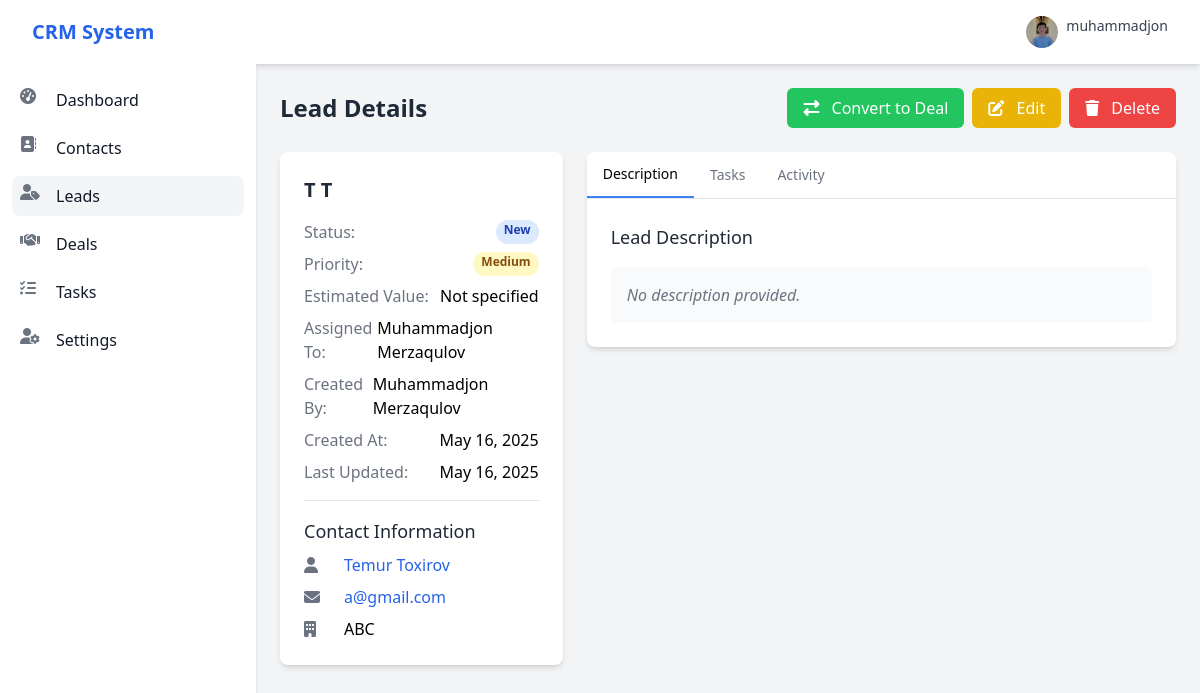
The page /leads/1/ (signed in) on the database its author committed.
### accounts/models.py (models this page shows, shortened)
class Profile(models.Model):
    user = models.OneToOneField(User, on_delete=models.CASCADE)
    bio = models.TextField(max_length=500, blank=True)
    phone_number = models.CharField(max_length=20, blank=True)
    position = models.CharField(max_length=100, blank=True)
    profile_image = models.ImageField(upload_to='profile_pics', default='default.jpg')

### leads/models.py (models this page shows, shortened)
class Lead(models.Model):
    STATUS_CHOICES = [
        ('new', 'New'),
        ('contacted', 'Contacted'),
        ('qualified', 'Qualified'),
        ('unqualified', 'Unqualified'),
        ('converted', 'Converted'),
    ]
    PRIORITY_CHOICES = [
        ('low', 'Low'),
        ('medium', 'Medium'),
        ('high', 'High'),
    ]
    contact = models.ForeignKey(Contact, on_delete=models.CASCADE, related_name='leads')
    title = models.CharField(max_length=200)
    description = models.TextField(blank=True, null=True)
    status = models.CharField(max_length=20, choices=STATUS_CHOICES, default='new')
    priority = models.CharField(max_length=10, choices=PRIORITY_CHOICES, default='medium')
    estimated_value = models.DecimalField(max_digits=10, decimal_places=2, blank=True, null=True)
    assigned_to = models.ForeignKey(User, on_delete=models.SET_NULL, null=True, blank=True,
                                    related_name='assigned_leads')
    created_by = models.ForeignKey(User, on_delete=models.CASCADE, related_name='created_leads')
    created_at = models.DateTimeField(auto_now_add=True)
    updated_at = models.DateTimeField(auto_now=True)
    class Meta:
        ordering = ['-created_at']

### contacts/models.py (models this page shows, shortened)
class Contact(models.Model):
    LEAD_SOURCE_CHOICES = [
        ('website', 'Website'),
        ('referral', 'Referral'),
        ('social_media', 'Social Media'),
        ('email', 'Email Campaign'),
        ('other', 'Other'),
    ]
    first_name = models.CharField(max_length=100)
    last_name = models.CharField(max_length=100)
    email = models.EmailField(unique=True)
    phone = models.CharField(max_length=15, blank=True, null=True)
    company = models.CharField(max_length=100, blank=True, null=True)
    position = models.CharField(max_length=100, blank=True, null=True)
    address = models.TextField(blank=True, null=True)
    source = models.CharField(max_length=20, choices=LEAD_SOURCE_CHOICES, default='other')
    notes = models.TextField(blank=True, null=True)
    assigned_to = models.ForeignKey(User, on_delete=models.SET_NULL, null=True, blank=True,
                                    related_name='assigned_contacts')
    created_by = models.ForeignKey(User, on_delete=models.CASCADE, related_name='created_contacts')
    created_at = models.DateTimeField(auto_now_add=True)
    updated_at = models.DateTimeField(auto_now=True)
    class Meta:
        ordering = ['-created_at']

### leads/views.py (the view)
# urls.py: path('<int:pk>/', views.lead_detail, name='lead_detail'),
@login_required
def lead_detail(request, pk):
    lead = get_object_or_404(Lead, pk=pk)
    return render(request, 'leads/lead_detail.html', {'lead': lead})

### templates/leads/lead_detail.html (shortened to what this page needs)
{% extends 'base.html' %}
{% block content %}
<div class="container mx-auto">
    <div class="flex justify-between items-center mb-6">
        <h1 class="text-2xl font-semibold text-gray-800">Lead Details</h1>
        <div class="flex space-x-2">
            {% if lead.status != 'converted' %}
                <a href="{% url 'lead_convert' lead.id %}" class="bg-green-500 hover:bg-green-600 text-white font-medium py-2 px-4 rounded-md">
                    <i class="fas fa-exchange-alt mr-2"></i> Convert to Deal
                </a>
            {% endif %}
            <a href="{% url 'lead_update' lead.id %}" class="bg-yellow-500 hover:bg-yellow-600 text-white font-medium py-2 px-4 rounded-md">
                <i class="fas fa-edit mr-2"></i> Edit
            </a>
            <a href="{% url 'lead_delete' lead.id %}" class="bg-red-500 hover:bg-red-600 text-white font-medium py-2 px-4 rounded-md">
                <i class="fas fa-trash mr-2"></i> Delete
            </a>
        </div>
    </div>
    <div class="grid grid-cols-1 md:grid-cols-3 gap-6">
        <div class="md:col-span-1">
            <div class="bg-white shadow-md rounded-lg overflow-hidden">
                <div class="p-6">
                    <h2 class="text-xl font-semibold text-gray-800 mb-4">{{ lead.title }}</h2>
                    <div class="mb-4">
                        <div class="flex justify-between mb-2">
                            <span class="text-gray-500">Status:</span>
                            <span class="px-2 inline-flex text-xs leading-5 font-semibold rounded-full
                                {% if lead.status == 'new' %}bg-blue-100 text-blue-800
                                {% elif lead.status == 'contacted' %}bg-yellow-100 text-yellow-800
                                {% elif lead.status == 'qualified' %}bg-green-100 text-green-800
                                {% elif lead.status == 'unqualified' %}bg-red-100 text-red-800
                                {% elif lead.status == 'converted' %}bg-purple-100 text-purple-800
                                {% endif %}">
                                {{ lead.get_status_display }}
                            </span>
                        </div>
                        <div class="flex justify-between mb-2">
                            <span class="text-gray-500">Priority:</span>
                            <span class="px-2 inline-flex text-xs leading-5 font-semibold rounded-full
                                {% if lead.priority == 'high' %}bg-red-100 text-red-800
                                {% elif lead.priority == 'medium' %}bg-yellow-100 text-yellow-800
                                {% elif lead.priority == 'low' %}bg-green-100 text-green-800
                                {% endif %}">
                                {{ lead.get_priority_display }}
                            </span>
                        </div>
                        <div class="flex justify-between mb-2">
                            <span class="text-gray-500">Estimated Value:</span>
                            <span class="font-medium">
                                {% if lead.estimated_value %}
                                    ${{ lead.estimated_value }}
                                {% else %}
                                    Not specified
                                {% endif %}
                            </span>
                        </div>
                        <div class="flex justify-between mb-2">
                            <span class="text-gray-500">Assigned To:</span>
                            <span class="font-medium">
                                {% if lead.assigned_to %}
                                    {{ lead.assigned_to.get_full_name|default:lead.assigned_to.username }}
                                {% else %}
                                    Unassigned
                                {% endif %}
                            </span>
                        </div>
                        <div class="flex justify-between mb-2">
                            <span class="text-gray-500">Created By:</span>
                            <span class="font-medium">{{ lead.created_by.get_full_name|default:lead.created_by.username }}</span>
                        </div>
                        <div class="flex justify-between mb-2">
                            <span class="text-gray-500">Created At:</span>
                            <span class="font-medium">{{ lead.created_at|date:"M d, Y" }}</span>
                        </div>
                        <div class="flex justify-between">
                            <span class="text-gray-500">Last Updated:</span>
                            <span class="font-medium">{{ lead.updated_at|date:"M d, Y" }}</span>
                        </div>
                    </div>
                    <div class="border-t pt-4 mt-4">
                        <h3 class="text-lg font-medium text-gray-800 mb-2">Contact Information</h3>
                        <div class="flex items-center mb-2">
                            <div class="w-10 text-gray-500">
                                <i class="fas fa-user"></i>
                            </div>
                            <div class="flex-1">
                                <a href="{% url 'contact_detail' lead.contact.id %}" class="text-blue-600 hover:underline">
                                    {{ lead.contact.first_name }} {{ lead.contact.last_name }}
                                </a>
                            </div>
                        </div>
                        <div class="flex items-center mb-2">
                            <div class="w-10 text-gray-500">
                                <i class="fas fa-envelope"></i>
                            </div>
                            <div class="flex-1">
                                <a href="mailto:{{ lead.contact.email }}" class="text-blue-600 hover:underline">
                                    {{ lead.contact.email }}
                                </a>
                            </div>
                        </div>
                        {% if lead.contact.company %}
                            <div class="flex items-center">
                                <div class="w-10 text-gray-500">
                                    <i class="fas fa-building"></i>
                                </div>
                                <div class="flex-1">
                                    {{ lead.contact.company }}
                                </div>
                            </div>
                        {% endif %}
                    </div>
                </div>
            </div>
        </div>
        <div class="md:col-span-2">
            <div class="bg-white shadow-md rounded-lg overflow-hidden">
                <div class="border-b">
                    <nav class="flex" aria-label="Tabs">
                        <button class="tab-btn active px-4 py-3 text-sm font-medium border-b-2 border-blue-500" data-tab="description">Description</button>
                        <button class="tab-btn px-4 py-3 text-sm font-medium text-gray-500 hover:text-gray-700" data-tab="tasks">Tasks</button>
                        <button class="tab-btn px-4 py-3 text-sm font-medium text-gray-500 hover:text-gray-700" data-tab="activity">Activity</button>
                    </nav>
                </div>
                <div id="description-tab" class="tab-content p-6">
                    <h3 class="text-lg font-medium text-gray-800 mb-4">Lead Description</h3>
                    <div class="bg-gray-50 p-4 rounded-md">
                        {% if lead.description %}
                            <p class="text-gray-700 whitespace-pre-line">{{ lead.description }}</p>
                        {% else %}
                            <p class="text-gray-500 italic">No description provided.</p>
                        {% endif %}
                    </div>
                </div>
            </div>
        </div>
    </div>
</div>
{% endblock %}

### templates/includes/navbar.html (shortened to what this page needs)
<nav class="bg-white shadow-md">
    <div class="max-w-7xl mx-auto px-4 sm:px-6 lg:px-8">
        <div class="flex justify-between h-16">
            <div class="flex items-center">
                <div class="flex-shrink-0 flex items-center">
                    <a href="{% url 'dashboard' %}" class="text-xl font-bold text-blue-600">CRM System</a>
                </div>
            </div>
            <div class="flex items-center">
                <div class="ml-3 relative">
                    <div>
                        <button type="button" class="flex text-sm rounded-full focus:outline-none" id="user-menu-button" aria-expanded="false" aria-haspopup="true">
                            {% if user.profile.profile_image %}
                                <img class="h-8 w-8 rounded-full object-cover" src="{{ user.profile.profile_image.url }}" alt="{{ user.username }}">
                            {% else %}
                                <div class="h-8 w-8 rounded-full bg-blue-500 flex items-center justify-center text-white">
                                    {{ user.username|first|upper }}
                                </div>
                            {% endif %}
                            <span class="ml-2 text-gray-700 hidden sm:block">{{ user.username }}</span>
                        </button>
                    </div>
                </div>
            </div>
        </div>
    </div>
</nav>

### rows shown on the page
Lead: title "T T", status "New", priority "Medium", assigned_to.get_full_name "Muhammadjon Merzaqulov", created_by.get_full_name "Muhammadjon Merzaqulov", created_at "May 16, 2025", updated_at "May 16, 2025", contact.first_name "Temur", contact.last_name "Toxirov", contact.email "a@gmail.com", contact.company "ABC"

### other values the page prints
{{ user.username }} "muhammadjon"
